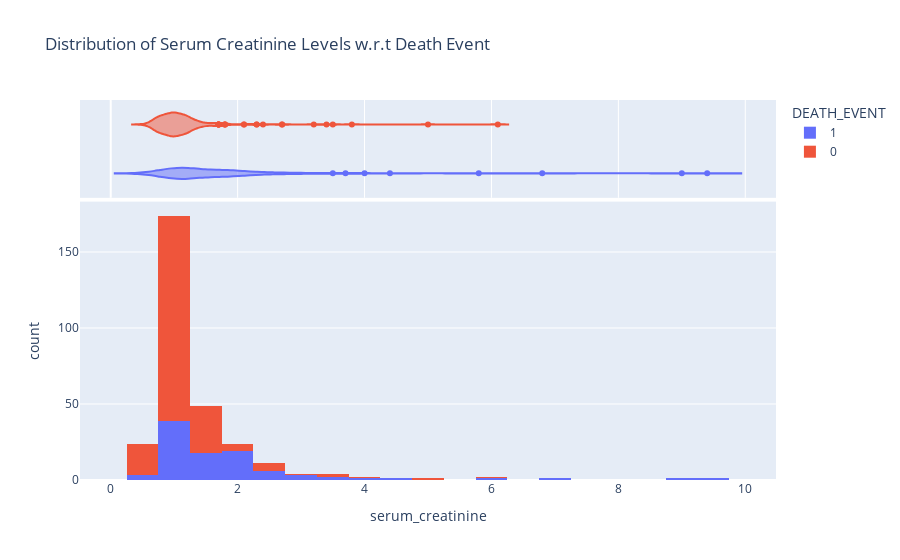

The notebook cell saved with this chart:
### Code cell
utils.constructPxHistogram(data_frame = df, 
                           x = "serum_creatinine", 
                           color = "DEATH_EVENT",
                           marginal = "violin", 
                           hover_data=df.columns,
                           title = "Distribution of Serum Creatinine Levels w.r.t Death Event", 
                           export_to_png = True)

### Figure 1 — Plotly figure (JSON) as saved in the notebook; plotly's stock layout.template omitted (floating-point values rounded to 4 significant figures; data arrays with more than 128 entries replaced by an {"elided": "..."} marker saying what was removed)
{"data": [{"alignmentgroup": "True", "bingroup": "x", "hovertemplate": "DEATH_EVENT=1<br>serum_creatinine=%{x}<br>count=%{y}<extra></extra>", "legendgroup": "1", "marker": {"color": "#636efa", "pattern": {"shape": ""}}, "name": "1", "offsetgroup": "1", "orientation": "v", "showlegend": true, "type": "histogram", "x": [1.9, 1.1, 1.3, 1.9, 2.7, 2.1, 1.2, 1.1, 1.5, 9.4, 4, 0.9, 1.1, 1.1, 1.3, 0.9, 0.8, 1, 1.9, 1.6, 0.9, 1.83, 1.9, 1, 1.3, 5.8, 1.2, 1.83, 3, 1, 1, 3.5, 1, 1, 3, 1.83, 1.2, 1.2, 1.1, 1.9, 0.9, 0.6, 4.4, 1, 1, 1.4, 6.8, 1, 2.2, 2, 1.1, 1.3, 1, 2.3, 1, 2.9, 1.3, 1, 1.2, 1.83, 1, 1.2, 0.7, 2.5, 1, 1.7, 1.7, 1.2, 1.3, 1.83, 3.7, 2.1, 1.1, 1.7, 1.83, 2.5, 0.9, 1.1, 1.3, 2.4, 1, 1.2, 2.5, 1.2, 1.5, 0.6, 2.1, 1.6, 1.8, 1.6, 9, 1.83, 1.7, 1.1, 1.4, 1.83], "xaxis": "x", "yaxis": "y"}, {"alignmentgroup": "True", "customdata": {"elided": "96x12 float values"}, "hovertemplate": "DEATH_EVENT=%{customdata[11]}<br>serum_creatinine=%{x}<br>age=%{customdata[0]}<br>anaemia=%{customdata[1]}<br>creatinine_phosphokinase=%{customdata[2]}<br>diabetes=%{customdata[3]}<br>ejection_fraction=%{customdata[4]}<br>high_blood_pressure=%{customdata[5]}<br>platelets=%{customdata[6]}<br>serum_sodium=%{customdata[7]}<br>sex=%{customdata[8]}<br>smoking=%{customdata[9]}<br>time=%{customdata[10]}<extra></extra>", "legendgroup": "1", "marker": {"color": "#636efa"}, "name": "1", "offsetgroup": "1", "scalegroup": "x", "showlegend": false, "type": "violin", "x": [1.9, 1.1, 1.3, 1.9, 2.7, 2.1, 1.2, 1.1, 1.5, 9.4, 4, 0.9, 1.1, 1.1, 1.3, 0.9, 0.8, 1, 1.9, 1.6, 0.9, 1.83, 1.9, 1, 1.3, 5.8, 1.2, 1.83, 3, 1, 1, 3.5, 1, 1, 3, 1.83, 1.2, 1.2, 1.1, 1.9, 0.9, 0.6, 4.4, 1, 1, 1.4, 6.8, 1, 2.2, 2, 1.1, 1.3, 1, 2.3, 1, 2.9, 1.3, 1, 1.2, 1.83, 1, 1.2, 0.7, 2.5, 1, 1.7, 1.7, 1.2, 1.3, 1.83, 3.7, 2.1, 1.1, 1.7, 1.83, 2.5, 0.9, 1.1, 1.3, 2.4, 1, 1.2, 2.5, 1.2, 1.5, 0.6, 2.1, 1.6, 1.8, 1.6, 9, 1.83, 1.7, 1.1, 1.4, 1.83], "xaxis": "x2", "yaxis": "y2"}, {"alignmentgroup": "True", "bingroup": "x", "hovertemplate": "DEATH_EVENT=0<br>serum_creatinine=%{x}<br>count=%{y}<extra></extra>", "legendgroup": "0", "marker": {"color": "#EF553B", "pattern": {"shape": ""}}, "name": "0", "offsetgroup": "0", "orientation": "v", "showlegend": true, "type": "histogram", "x": {"elided": "203 float values"}, "xaxis": "x", "yaxis": "y"}, {"alignmentgroup": "True", "customdata": {"elided": "203x12 float values"}, "hovertemplate": "DEATH_EVENT=%{customdata[11]}<br>serum_creatinine=%{x}<br>age=%{customdata[0]}<br>anaemia=%{customdata[1]}<br>creatinine_phosphokinase=%{customdata[2]}<br>diabetes=%{customdata[3]}<br>ejection_fraction=%{customdata[4]}<br>high_blood_pressure=%{customdata[5]}<br>platelets=%{customdata[6]}<br>serum_sodium=%{customdata[7]}<br>sex=%{customdata[8]}<br>smoking=%{customdata[9]}<br>time=%{customdata[10]}<extra></extra>", "legendgroup": "0", "marker": {"color": "#EF553B"}, "name": "0", "offsetgroup": "0", "scalegroup": "x", "showlegend": false, "type": "violin", "x": {"elided": "203 float values"}, "xaxis": "x2", "yaxis": "y2"}], "layout": {"barmode": "relative", "legend": {"title": {"text": "DEATH_EVENT"}, "tracegroupgap": 0}, "title": {"text": "Distribution of Serum Creatinine Levels w.r.t Death Event"}, "xaxis": {"anchor": "y", "domain": [0, 1], "title": {"text": "serum_creatinine"}}, "xaxis2": {"anchor": "y2", "domain": [0, 1], "matches": "x", "showgrid": true, "showticklabels": false}, "yaxis": {"anchor": "x", "domain": [0, 0.7326], "title": {"text": "count"}}, "yaxis2": {"anchor": "x2", "domain": [0.7426, 1], "matches": "y2", "showgrid": false, "showline": false, "showticklabels": false, "ticks": ""}}}
